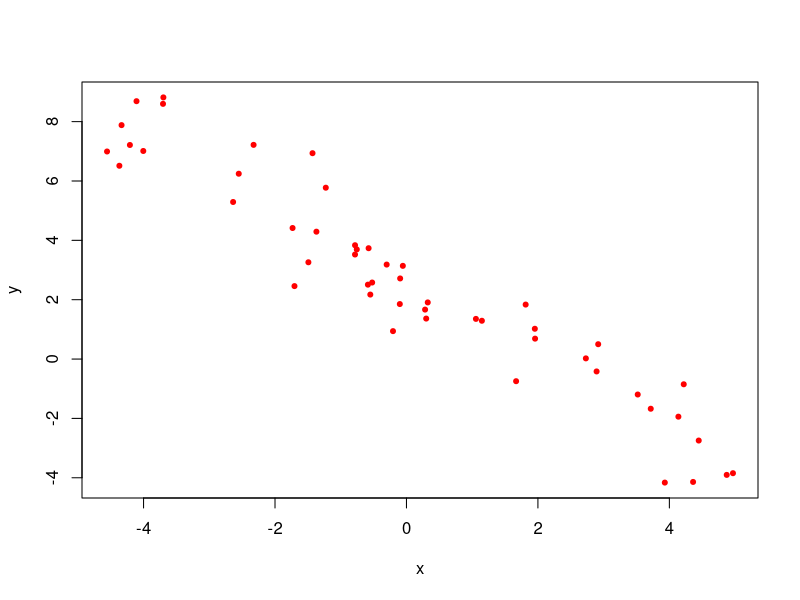
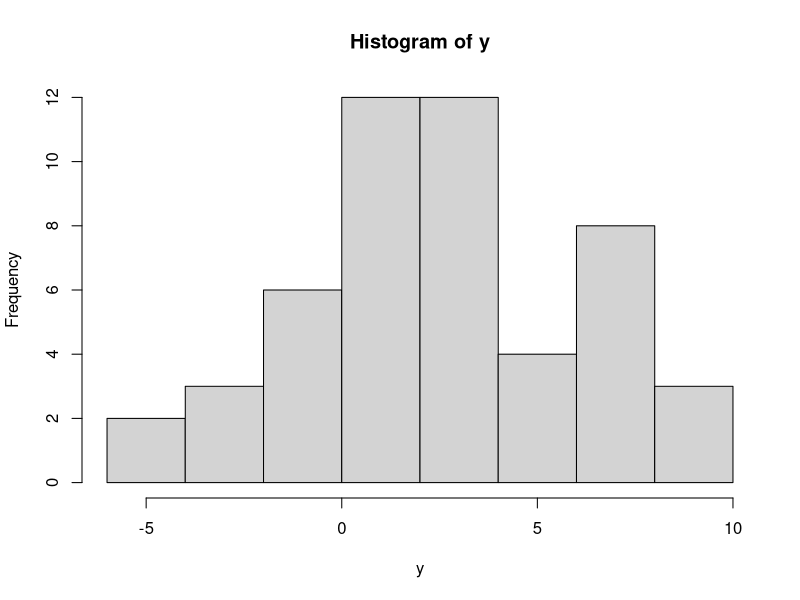

Source code (R) for these figures, in order:
# Generate some data
n=50
x <- runif(n, -5, 5)
beta <- runif(2, -3, 3)
y <- beta[1] + beta[2] * x   + rnorm(n)

# Plot
plot(x, y, pch=20, col="red")

# Histogram
hist(y)

